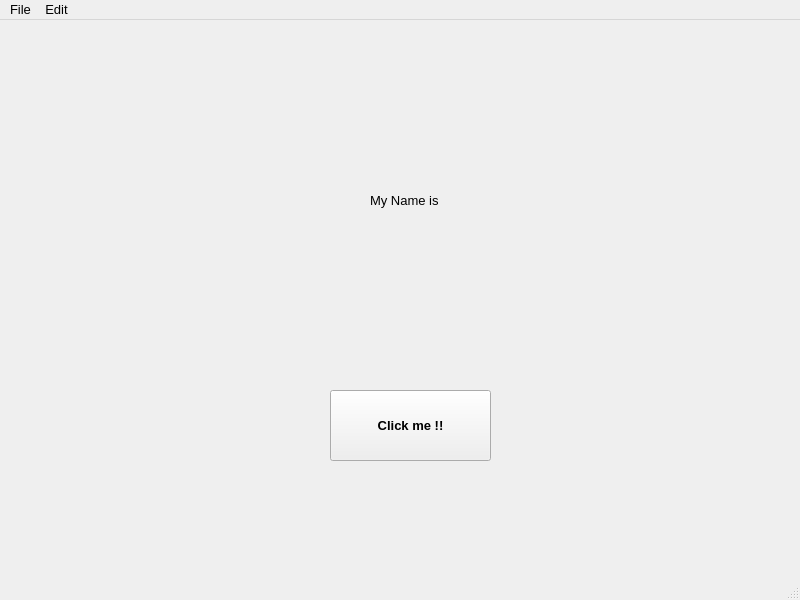
<?xml version="1.0" encoding="UTF-8"?>
<ui version="4.0">
 <class>MainWindow</class>
 <widget class="QMainWindow" name="MainWindow">
  <property name="geometry">
   <rect>
    <x>0</x>
    <y>0</y>
    <width>800</width>
    <height>600</height>
   </rect>
  </property>
  <property name="font">
   <font>
    <pointsize>10</pointsize>
   </font>
  </property>
  <property name="cursor">
   <cursorShape>PointingHandCursor</cursorShape>
  </property>
  <property name="windowTitle">
   <string>MainWindow</string>
  </property>
  <widget class="QWidget" name="centralwidget">
   <widget class="QPushButton" name="B1">
    <property name="geometry">
     <rect>
      <x>330</x>
      <y>370</y>
      <width>161</width>
      <height>71</height>
     </rect>
    </property>
    <property name="font">
     <font>
      <pointsize>10</pointsize>
      <weight>75</weight>
      <bold>true</bold>
      <kerning>true</kerning>
     </font>
    </property>
    <property name="cursor">
     <cursorShape>ArrowCursor</cursorShape>
    </property>
    <property name="text">
     <string>Click me !!</string>
    </property>
   </widget>
   <widget class="QLabel" name="L1">
    <property name="geometry">
     <rect>
      <x>370</x>
      <y>160</y>
      <width>111</width>
      <height>41</height>
     </rect>
    </property>
    <property name="text">
     <string>My Name is</string>
    </property>
   </widget>
  </widget>
  <widget class="QMenuBar" name="menubar">
   <property name="geometry">
    <rect>
     <x>0</x>
     <y>0</y>
     <width>800</width>
     <height>29</height>
    </rect>
   </property>
   <widget class="QMenu" name="menuFile">
    <property name="title">
     <string>File</string>
    </property>
    <addaction name="actionNew_File"/>
    <addaction name="separator"/>
    <addaction name="actionOpen_File"/>
    <addaction name="actionSave"/>
   </widget>
   <widget class="QMenu" name="menuSave">
    <property name="title">
     <string>Edit</string>
    </property>
    <addaction name="actionCopy"/>
    <addaction name="actionPaste"/>
   </widget>
   <addaction name="menuFile"/>
   <addaction name="menuSave"/>
  </widget>
  <widget class="QStatusBar" name="statusbar"/>
  <action name="actionNew_File">
   <property name="text">
    <string>New File</string>
   </property>
   <property name="statusTip">
    <string>creates a new file</string>
   </property>
   <property name="shortcut">
    <string>Ctrl+N</string>
   </property>
   <property name="shortcutVisibleInContextMenu">
    <bool>true</bool>
   </property>
  </action>
  <action name="actionOpen_File">
   <property name="text">
    <string>Open File</string>
   </property>
  </action>
  <action name="actionSave">
   <property name="text">
    <string>Save</string>
   </property>
   <property name="statusTip">
    <string>Saves this file</string>
   </property>
   <property name="shortcut">
    <string>Ctrl+S</string>
   </property>
   <property name="shortcutVisibleInContextMenu">
    <bool>true</bool>
   </property>
  </action>
  <action name="actionCopy">
   <property name="text">
    <string>Copy</string>
   </property>
   <property name="statusTip">
    <string>Copies the selected item</string>
   </property>
   <property name="shortcut">
    <string>Ctrl+C</string>
   </property>
  </action>
  <action name="actionPaste">
   <property name="text">
    <string>Paste</string>
   </property>
   <property name="statusTip">
    <string>Pastes the selected item</string>
   </property>
   <property name="shortcut">
    <string>Ctrl+V</string>
   </property>
  </action>
 </widget>
 <resources/>
 <connections/>
</ui>
